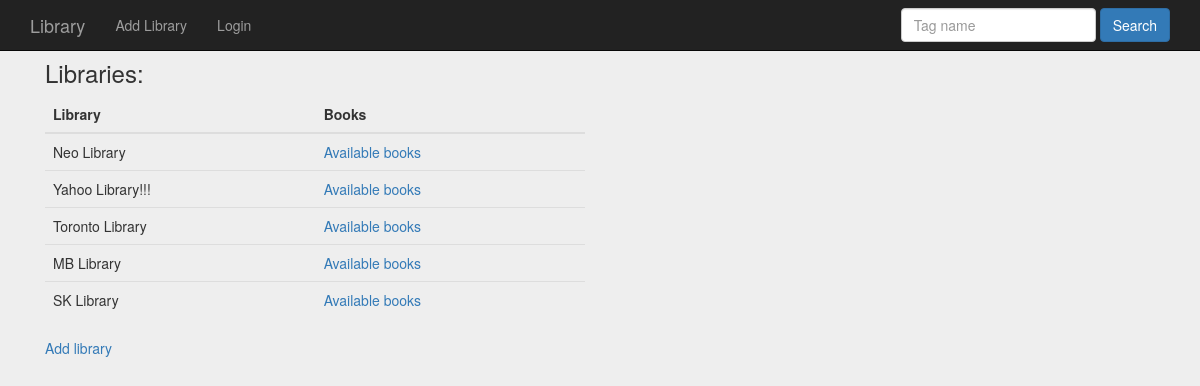
The page / on the database its author committed.
### libs/models.py (models this page shows, shortened)
class Library(models.Model):
    name = models.CharField(max_length=200)
    timestamp = models.DateTimeField(auto_now_add=True, auto_now=False)

### libs/views.py (the view)
# urls.py: url(r'^$', views.index, name="index"),
def index(request):
    libraries = Library.objects.order_by('-timestamp')#[:5]
    context = {"last_5_libraries": libraries}
    return render(request, 'libs/index.html', context)

### libs/templates/libs/index.html (shortened to what this page needs)
{% extends "libs/base.html" %}
{% block content %}
<h3>Libraries: </h3>
{% if last_5_libraries %}
<table class="table">
    <thead>
    <tr>
        <th>Library</th>
        <th>Books</th>
    </tr>
    </thead>
    <tbody>
    {% for each_library in last_5_libraries %}
    <tr>
        <td>
            {{ each_library.name }}
        </td>
        <td>
            <a href = "{% url 'libs:booksInLibrary' each_library.id %}" >Available books</a>
        </td>
    </tr>
    {% endfor %}
    </tbody>
</table>
{% else %}
    <p>No libraries!</p>
{% endif %}
<a href="{% url 'libs:addLibraryView' %}">Add library</a>
{% endblock %}

### libs/static/libs/css/starter-template.css (style rules this page uses)
body { padding-top: 50px; }

### libs/static/libs/css/signin.css (style rules this page uses)
body { padding-top: 40px; padding-bottom: 40px; background-color: #eee; }

### rows shown on the page
Library: name "Neo Library"
Library: name "Yahoo Library!!!"
Library: name "Toronto Library"
Library: name "MB Library"
Library: name "SK Library"
